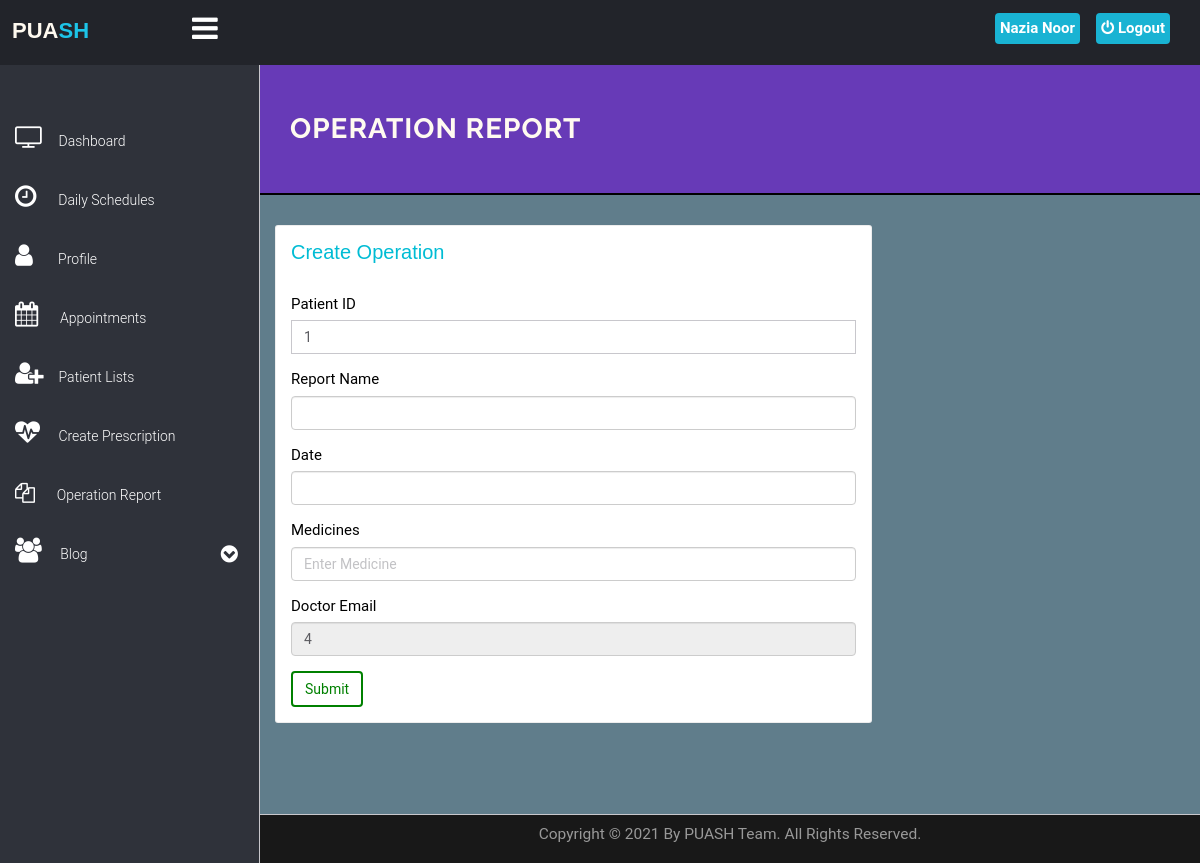
The page /PUASH/doctor/operation.php (signed in) on the database its author committed.
### tables this page shows
CREATE TABLE `doctors` (
  `id` int(11) NOT NULL,
  `specilization` varchar(255) NOT NULL,
  `licence_number` varchar(50) NOT NULL,
  `doctorname` varchar(255) NOT NULL,
  `gender` varchar(10) NOT NULL,
  `hospital_name` varchar(300) NOT NULL,
  `address` longtext NOT NULL,
  `docFees` varchar(255) NOT NULL,
  `contactno` varchar(11) NOT NULL,
  `docEmail` varchar(255) NOT NULL,
  `password` varchar(255) NOT NULL,
  `token` varchar(150) NOT NULL,
  `status` varchar(10) NOT NULL DEFAULT 'inactive',
  `creationDate` timestamp NOT NULL DEFAULT current_timestamp(),
  `updationDate` varchar(255) NOT NULL
);

### PUASH/doctor/operation.php (the view, shortened to what this page needs)
<!DOCTYPE html>
<html lang="en">
	<head>
		<link rel="stylesheet" href="vendor/bootstrap/css/bootstrap.min.css">
		<link rel="stylesheet" href="vendor/fontawesome/css/font-awesome.min.css">
		<link href="vendor/animate.css/animate.min.css" rel="stylesheet" media="screen">
		<link href="vendor/perfect-scrollbar/perfect-scrollbar.min.css" rel="stylesheet" media="screen">
		<link href="vendor/switchery/switchery.min.css" rel="stylesheet" media="screen">
		<link href="vendor/bootstrap-touchspin/jquery.bootstrap-touchspin.min.css" rel="stylesheet" media="screen">
		<link href="vendor/select2/select2.min.css" rel="stylesheet" media="screen">
		<link href="vendor/bootstrap-datepicker/bootstrap-datepicker3.standalone.min.css" rel="stylesheet" media="screen">
		<link href="vendor/bootstrap-timepicker/bootstrap-timepicker.min.css" rel="stylesheet" media="screen">
		<link rel="stylesheet" href="../../assets/css/styles.css">
		<link rel="stylesheet" href="../../assets/css/plugins.css">
		<link href="https://cdnjs.cloudflare.com/ajax/libs/font-awesome/4.7.0/css/font-awesome.min.css" rel="stylesheet" type="text/css" />
		<link rel="stylesheet" href="include/sidebar-menu.css">
	</head>
	<body>
		<div id="app">
			<?php include('include/sidebar-menu.php');?>
			<div class="app-content">
				<div class="main-content" >
					<div class="wrap-content container" id="container">
						<section id="page-title" style="border-bottom:2px solid black; background-color: #673ab7">
							<div class="row">
								<div class="col-sm-8">
									<h1 class="mainTitle" style="color: floralwhite"><b>Operation Report</b></h1>
								</div>
							</div>
						</section>
							<div class="row">
								<div class="col-md-12">
									<div class="row margin-top-30">
										<div class="col-lg-8 col-md-12">
											<div class="panel panel-white">
												<div class="panel-heading">
													<h5 class="panel-title">Create Operation</h5>
												</div>
												<div class="panel-body">
									<?php $sql=mysqli_query($con,"select * from doctors where docEmail='".$_SESSION['dlogin']."'");
while($data=mysqli_fetch_array($sql))
{
?>
													<form role="form" name="adddoc" method="post" onSubmit="return valid();">
														<div class="form-group">
															<label for="doctorname"  style="color: black; font-size: 15px">
																Patient ID
															</label>
							<select name="id" class="form-control" required="required">
<?php $ret=mysqli_query($con,"select * from users");
while($row=mysqli_fetch_array($ret))
{
?>
																<option value="<?php echo htmlentities($row['id']);?>">
																	<?php echo htmlentities($row['id']);?>
																</option>
																<?php } ?>
															</select>
														</div>
														<div class="form-group">
															<label for="pp" style="color: black; font-size: 15px">
																Report Name
															</label>
							<input name="issue" class="form-control" id="issue"  required="required">
														</div>
														<div class="form-group">
															<label for="AppointmentDate"  style="color: black; font-size: 15px">
																Date
															</label>
<input class="form-control datepicker" name="appdate"  required="required" data-date-format="yyyy-mm-dd">
														</div>
<div class="form-group">
															<label for="dd"  style="color: black; font-size: 15px">
																 Medicines
															</label>
					<input name="dd" class="form-control"  placeholder="Enter Medicine">
														</div>
<div class="form-group">
									<label for="fess"  style="color: black; font-size: 15px">
																 Doctor Email
															</label>
					<input type="id" name="user" class="form-control"  readonly="readonly"  value="<?php echo htmlentities($data['id']);?>">
														</div>
<?php } ?>
														<button type="submit" name="submit" class="btn btn-o btn-primary" id="green-submit">
															Submit
														</button>
													</form>
												</div>
											</div>
										</div>
											</div>
										</div>
						</div>
					</div>
				</div>
			</div>
			<br><br><br><br>
	<?php include('../../include/footer.php');?>
		</div>
	</body>
</html>

### PUASH/doctor/include/sidebar-menu.php (shortened to what this page needs)
<!DOCTYPE html>
<html lang="en">
<head>
</head>
<body>
    <header class="navbar navbar-default navbar-static-top">
      <label for="check">
        <a href="#" class="sidebar-toggler pull-right visible-md visible-lg"  data-toggle-class="app-sidebar-closed"  data-toggle-target="#app">
          <i class="fa fa-bars" id="sidebar_btn"></i>
        </a>
      </label>
        <div class="left_area">
            <h3><a href="../../index.html"><span style="color: floralwhite !important;">PUA</span><span class="second">SH</span></a></h3>
        </div>
        <div class="right_area">
          <a href="logout.php" class="logout_btn"><i class="fa fa-power-off"></i> Logout</a>
              <a href="my-profile.php" class="mee"> <span class="username" style="color:white;">
<?php
$con = mysqli_connect("localhost", "root", "", "hms");
         $query = "select * from doctors where id='".$_SESSION['id']."'";
         if($result = mysqli_query($con, $query)){
             while($row = mysqli_fetch_assoc($result)){
                 $mark = explode(" ", $row["doctorname"]);
                      echo $mark[0]." ";
                      echo $mark[1];
                   }
             }
     ?>
</span></a>
        </div>
    </header>
    <div class="sidebar app-aside" id="sidebar" >
    				<div class="sidebar-container perfect-scrollbar">
    					<div class="color-layout">
    							</div>
    <nav>
      <div>
        <br>
      </div>
      <ul class="main-navigation-menu">
        <li>
          <a href="dashboard.php" class="side-content">
            <div class="item-content">
              <div class="item-media">
                <i class="fa fa-television" style="font-size:25px;"></i>
              </div>
              <div class="item-inner">
                <span class="title"> Dashboard </span>
              </div>
            </div>
          </a>
        </li>
        <li>
								<a href="schedule.php" class="side-content">
									<div class="item-content">
										<div class="item-media">
											<i class="fa fa-clock-o" style="font-size:25px;"></i>
										</div>
										<div class="item-inner">
											<span class="title">&nbsp; Daily Schedules</span>
										</div>
									</div>
								</a>
				</li>
        <li>
          <a href="my-profile.php" class="side-content">
            <div class="item-content">
              <div class="item-media">
                <i class="fa fa-user" style="font-size:25px;"></i>
              </div>
              <div class="item-inner">
                <span class="title">&nbsp;&nbsp; Profile </span>
              </div>
            </div>
          </a>
        </li>
        <li>
								<a href="appointment-history.php" class="side-content">
									<div class="item-content">
										<div class="item-media">
											<i class="fa fa-calendar" style="font-size:25px;"></i>
										</div>
										<div class="item-inner">
											<span class="title">&nbsp; Appointments</span>
										</div>
									</div>
								</a>
				</li>
							<li>
								<a href="prescriptionlist.php" class="side-content">
									<div class="item-content">
										<div class="item-media">
                      <i class="fa fa-user-plus" style="font-size:25px;"></i>
										</div>
										<div class="item-inner">
											<span class="title"> Patient Lists </span>
										</div>
									</div>
								</a>
							</li>
							<li>
								<a href="patient-prescription.php" class="side-content">
									<div class="item-content">
										<div class="item-media">
											<i class="fa fa-heartbeat" style="font-size:25px;"></i>
										</div>
										<div class="item-inner">
											<span class="title">&nbsp;Create Prescription</span>
										</div>
									</div>
								</a>
							</li>
							<li>
								<a href="operation.php" class="side-content">
									<div class="item-content">
										<div class="item-media">
                      <i class="fa fa-files-o" style="font-size:20px;"></i>
										</div>
										<div class="item-inner">
											<span class="title">&nbsp; Operation Report</span>
										</div>
									</div>
								</a>
							</li>
              <li>
                  <a href="#" class="blogg">
                    <div class="item-content">
                      <div class="item-media">
                        <i class="fa fa-group" style="font-size:25px;"></i>
                      </div>
                      <div class="item-inner">
                        <span class="title">&nbsp;Blog</span><i class="fa fa-chevron-circle-down"></i>
                      </div>
                    </div>
                  </a>
              </li>
      </ul>
    </nav>
    </div>
</div>
</body>
</html>

### assets/css/plugins.css (style rules this page uses)
.perfect-scrollbar { overflow-y: hidden !important; }

### PUASH/doctor/include/sidebar-menu.css (style rules this page uses)
body { margin: 0; padding: 0; font-family: "Roboto", sans-serif; }
.left_area h3 { color: #fff; margin-left: 1%; text-transform: uppercase; font-size: 22px; font-weight: 900; }
.left_area .second { color: #1DC4E7; }
.logout_btn { padding: 5px; background: #19B3D3; text-decoration: none; float: right; margin-top: -40px; margin-right: 30px; border-radius: 4px; font-size: 15px; font-weight: 600; color: #fff; transition: 0.5s; transition-property: background; }
.sidebar { background: #2F323A ! important; position: fixed; left: 0; width: 250px; height: 100%; transition: 0.5s; transition-property: left; }
.sidebar { transition: 0.5s; }
.main-content { transition: 0.5s; }
.sidebar a { background: #2F323A; color: #fff; display: block; width: 100%; text-decoration: none; box-sizing: border-box; transition: 0.5s; transition-property: background; line-height: 40px; }
label #sidebar_btn { z-index: 1; color: #fff; position: fixed; cursor: pointer; left: 16%; font-size: 30px; margin: 5px 0; transition: 0.6s ease-in-out; transition-property: color; }
.right_area .mee { padding: 5px; background: #19B3D3; text-decoration: none; float: right; margin-top: -40px; margin-right: 120px; border-radius: 4px; font-size: 15px; font-weight: 600; color: #fff; transition: 0.5s; transition-property: background; }

### PUASH/doctor/operation.php (style rules this page uses)
body { padding: 0; margin: 0; background: #607D8B; }
#green-submit { border: 2px solid green !important; color: green !important; }
.panel-title { color: #00BCD4 !important; font-size: 20px !important; }

### rows shown on the page
doctors: doctorname "Nazia", doctorname "Noor", user "4"

### other values the page prints
form field id "1"
